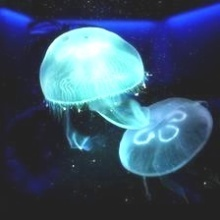
#> input picture DATA/Train_Test_Valid/Train/Moon_jellyfish/aug-10-14.jpg, 220 x 220 px; its folder holds only this picture in this run
$ jupyter execute --allow-errors EDA.ipynb   (older library calls are emulated)
#> lines starting #> are read from the running program, lines starting #| are printed output that depends on the picture
### 🎯 Cel biznesowy:
Model powinien na podstawie cech wizualnych odkrywać naturalne struktury w danych i utworzyć grupy (np. odpowiadające gatunkowm meduz)
- barrel_jellyfish
- blue_jellyfish
- compass_jellyfish
- lions_mane_jellyfish
- mauve_stinger_jellyfish
- Moon_jellyfish

Celem jest wykrywanie niekoniecznie wykrywanie gatunków meduz ale znaleznienie wspólnych cech na podstawie klasteryzacji.

[cell 1]
import os
from PIL import Image
import matplotlib.pyplot as plt

# Ścieżka do głównego folderu
DATA_DIR = 'DATA/Train_Test_Valid'

# Lista folderów = etykiety gatunków w folderach Train, Test i Valid
split_folders = ['Train', 'Test', 'Valid']

def show_sample_images():
    print("\nWyświetlanie przykładowych obrazków z każdego gatunku meduzy...")

    plt.figure(figsize=(15, 10))

    # Iteracja po trzech folderach: Train, Test, Valid
    for split in split_folders:
        split_dir = os.path.join(DATA_DIR, split)

        # Iteracja po gatunkach w każdym folderze
        species_folders = [d for d in os.listdir(split_dir) if os.path.isdir(os.path.join(split_dir, d))]

        for i, species in enumerate(species_folders):
            species_dir = os.path.join(split_dir, species)
            sample_file = os.listdir(species_dir)[0]  # Wybieramy pierwszy plik z folderu
            img = Image.open(os.path.join(species_dir, sample_file))
#> img is the input picture: PIL image 220x220 RGB; mean R, G, B 61.1, 83.9, 106.4

            # Wyświetlamy obrazek
            plt.subplot(3, len(species_folders), i + 1 + (split_folders.index(split) * len(species_folders)))
            plt.imshow(img)
            plt.title(f"{split} - {species}")
            plt.axis('off')  # Wyłącza osie wykresu
#> pass 2 of the loop in show_sample_images, `for split in split_folders:`:

    plt.tight_layout()
    plt.show()

# Wywołanie funkcji
#> (the rest of this cell did not finish here and is left out)

[cell 2]
# Liczenie łącznej liczby zdjęć w każdym zbiorze - bez podzialu na klasy
# Liczenie łącznej liczby zdjęć w każdym zbiorze
# Ścieżka główna do folderu DATA
import glob
data_path = 'DATA\\'

# Stworzenie listy dla zbiorów Train, Test, Valid
train_path = os.path.join(data_path, 'Train_Test_Valid', 'Train')
test_path = os.path.join(data_path, 'Train_Test_Valid', 'test')
valid_path = os.path.join(data_path, 'Train_Test_Valid', 'valid')

# Lista klas (typów meduz)
classes = ['barrel_jellyfish', 'blue_jellyfish', 'compass_jellyfish',
           'lions_mane_jellyfish', 'mauve_stinger_jellyfish', 'Moon_jellyfish']

# Przygotowanie listy plików dla każdej klasy i zbioru (Train, Test, Valid)
train_files = {cls: glob.glob(os.path.join(train_path, cls, '*.jpg')) for cls in classes}
test_files = {cls: glob.glob(os.path.join(test_path, cls, '*.jpg')) for cls in classes}
valid_files = {cls: glob.glob(os.path.join(valid_path, cls, '*.jpg')) for cls in classes}

def total_images_in_dataset(files_dict):
    return sum(len(paths) for paths in files_dict.values())

train_total = total_images_in_dataset(train_files)
test_total = total_images_in_dataset(test_files)
valid_total = total_images_in_dataset(valid_files)
total_all = train_total + test_total + valid_total

print("Łączna liczba zdjęć w zbiorze treningowym:", train_total)
print("Łączna liczba zdjęć w zbiorze testowym:", test_total)
print("Łączna liczba zdjęć w zbiorze walidacyjnym:", valid_total)

total_all = train_total + test_total + valid_total

import pandas as pd
import matplotlib.pyplot as plt
import seaborn as sns

df = pd.DataFrame({
    'Zbiór': ['Train', 'Test', 'Validation'],
    'Liczba obrazów': [train_total, test_total, valid_total],
})

df['% całości'] = df['Liczba obrazów'] / total_all * 100

plt.figure(figsize=(8, 6))
sns.barplot(data=df, x='Zbiór', y='Liczba obrazów', hue='Zbiór', palette='pastel', legend=False)

for i, row in df.iterrows():
    plt.text(i, row['Liczba obrazów'] + total_all * 0.01,
             f"{row['Liczba obrazów']} ({row['% całości']:.1f}%)",
             ha='center', va='bottom', fontsize=10)

plt.title('Łączna liczba obrazów i ich procentowy udział w zbiorach danych')
plt.tight_layout()
plt.show()

### Histogramy kolorów (RGB)

[cell 3]
#Histogram RGB

import os
import cv2
import numpy as np
import matplotlib.pyplot as plt
import glob

# Ścieżka do katalogów treningowego, testowego i walidacyjnego
train_path = 'DATA/Train_Test_Valid/Train'
test_path = 'DATA/Train_Test_Valid/Test'
valid_path = 'DATA/Train_Test_Valid/Valid'

# Zbieramy wszystkie pliki .jpg w podkatalogach dla wszystkich trzech zbiorów
image_paths = glob.glob(os.path.join(train_path, '**', '*.jpg'), recursive=True) + \
              glob.glob(os.path.join(test_path, '**', '*.jpg'), recursive=True) + \
              glob.glob(os.path.join(valid_path, '**', '*.jpg'), recursive=True)

# Inicjalizacja pustych list na kanały RGB
all_r = []
all_g = []
all_b = []

# Przechodzimy przez wszystkie obrazy i zbieramy dane RGB
for image_path in image_paths:
    image = cv2.imread(image_path)
    if image is None:
        print(f"Nie można załadować obrazu: {image_path}")
        continue
    image = cv2.cvtColor(image, cv2.COLOR_BGR2RGB)
    r, g, b = cv2.split(image)
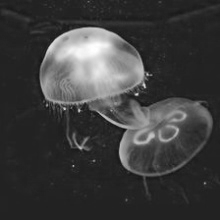
#> r: shape (220, 220); min 11, max 255, mean 61.1
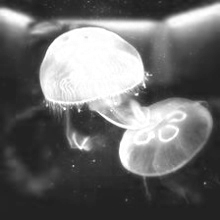
#> b: shape (220, 220); min 28, max 255, mean 106.4
    all_r.append(r.ravel())
    all_g.append(g.ravel())
    all_b.append(b.ravel())
#> pass 2 of the loop `for image_path in image_paths:`:
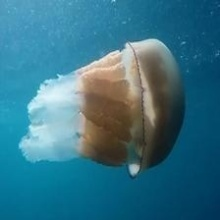
#> input picture DATA/Train_Test_Valid/Train/barrel_jellyfish/aug-16-21.jpg, 220 x 220 px
#> image is the input picture: shape (220, 220, 3); mean B, G, R 134.5, 114.9, 53.7
#> `r, g, b = cv2.split(image)`:
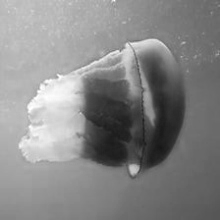
#> b: shape (220, 220); min 22, max 255, mean 134.5

# Łączymy wszystkie wartości w jeden wektor na każdy kanał
all_r = np.concatenate(all_r)
all_g = np.concatenate(all_g)
all_b = np.concatenate(all_b)

# Tworzymy wykres histogramu
plt.figure(figsize=(10, 6))
plt.hist(all_r, bins=256, color='red', alpha=0.5, label='Red')
plt.hist(all_g, bins=256, color='green', alpha=0.5, label='Green')
plt.hist(all_b, bins=256, color='blue', alpha=0.5, label='Blue')
plt.title('Ogólny histogram RGB dla całego zbioru')
plt.xlabel('Wartość piksela')
plt.ylabel('Częstość')
plt.legend()
plt.tight_layout()
plt.show()
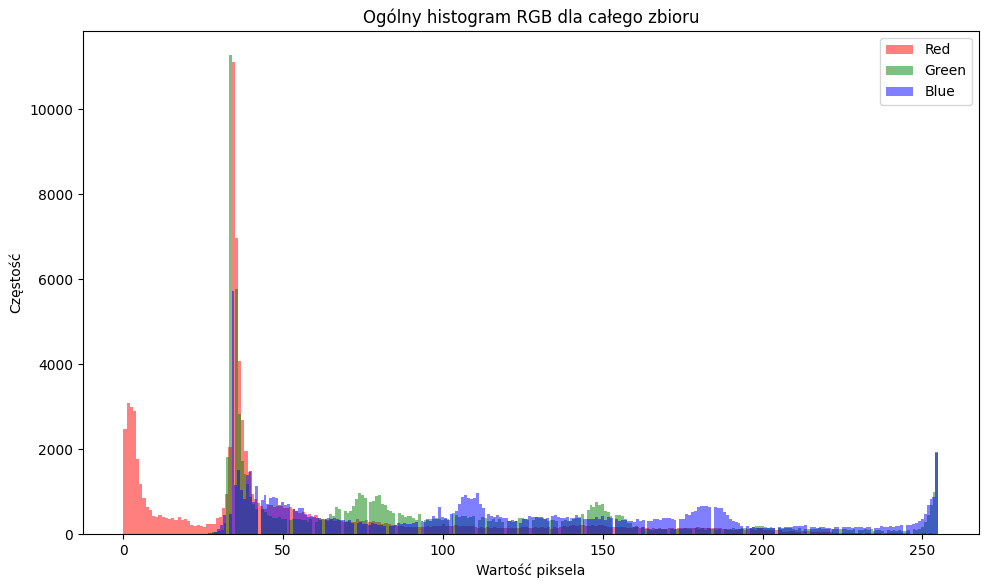
#> figure drawn by matplotlib, 1 panel; tallest bar 11113 high, from x = 33.87 to 34.86; tallest bar 11287 high, from x = 33.16 to 34.05; tallest bar 5728 high, from x = 33.83 to 34.74

[cell 4]
#Hisgramy RGB z podziałem na klasy (żeby zobaczyć czy są jakieś widoczne róznice)

# Ścieżki do katalogów treningowego, testowego i walidacyjnego
train_path = 'DATA/Train_Test_Valid/Train'
test_path = 'DATA/Train_Test_Valid/Test'
valid_path = 'DATA/Train_Test_Valid/Valid'

# Lista klas (folderów) we wszystkich trzech zbiorach
def get_classes(path):
    return [cls for cls in os.listdir(path) if os.path.isdir(os.path.join(path, cls))]

# Funkcja: rysuj histogram RGB dla jednego obrazu
def plot_rgb_histogram(image_path, class_name):
    image = cv2.imread(image_path)
    if image is None:
        print(f"Nie można załadować obrazu: {image_path}")
        return
    image = cv2.cvtColor(image, cv2.COLOR_BGR2RGB)
    r, g, b = cv2.split(image)

    plt.figure(figsize=(8, 5))
    plt.hist(r.ravel(), bins=256, color='red', alpha=0.5, label='Red')
    plt.hist(g.ravel(), bins=256, color='green', alpha=0.5, label='Green')
    plt.hist(b.ravel(), bins=256, color='blue', alpha=0.5, label='Blue')
    plt.title(f'Histogram RGB – {class_name}')
    plt.xlabel('Wartość piksela')
    plt.ylabel('Częstość')
    plt.legend()
    plt.tight_layout()
    plt.show()

# Zbieramy klasy z każdego zbioru
train_classes = get_classes(train_path)
#> (the rest of this cell did not finish here and is left out)

valid_classes = get_classes(valid_path)

# Upewniamy się, że klasy są wspólne dla wszystkich zbiorów
common_classes = list(set(train_classes) & set(test_classes) & set(valid_classes))

# Przechodzimy przez wszystkie wspólne klasy
for class_name in common_classes:
    # Zbieramy ścieżki obrazów dla każdej klasy we wszystkich trzech zbiorach
    class_folders = [
        os.path.join(train_path, class_name),
        os.path.join(test_path, class_name),
        os.path.join(valid_path, class_name)
    ]

    image_paths = []
    for class_folder in class_folders:
        image_paths.extend(glob.glob(os.path.join(class_folder, '*.jpg')))

    if not image_paths:
        print(f"Brak obrazów dla klasy {class_name}")
        continue

    # Wybieramy pierwszy obraz z każdej klasy do analizy
    sample_image_path = image_paths[0]
    print(f"Tworzenie histogramu dla klasy: {class_name}")
    plot_rgb_histogram(sample_image_path, class_name)

[cell 5]
from pathlib import Path
base_dir = Path("DATA/Train_Test_Valid")
backup_dir = Path("DATA/Backup")  #tylko dla jednego wykresu

[cell 6]
#Podstawowe metryki obrazów meduz z podziałem na klasy (znów żeby zobaczyć czy są jakieś widoczne różnice)
import os
from pathlib import Path
from collections import defaultdict
from tqdm import tqdm

# Nowa ścieżka bazowa
base_path = Path("DATA/Backup")

# Wyszukanie wszystkich folderów gatunków w Train, Test i Valid
#> (the rest of this cell did not finish here and is left out)

[cell 7]
#Podstawowe statystyki calego zbioru
import os
import cv2
import numpy as np
import pandas as pd
import seaborn as sns
import matplotlib.pyplot as plt
from tqdm import tqdm
import glob

# Ścieżki do folderów
train_path = 'DATA/Backup/Train'
test_path = 'DATA/Backup/Test'
valid_path = 'DATA/Backup/Valid'

# Zbieramy wszystkie pliki .jpg w podkatalogach dla wszystkich trzech zbiorów
image_paths = glob.glob(os.path.join(train_path, '**', '*.jpg'), recursive=True) + \
              glob.glob(os.path.join(test_path, '**', '*.jpg'), recursive=True) + \
              glob.glob(os.path.join(valid_path, '**', '*.jpg'), recursive=True)

# Inicjalizacja
widths, heights, aspect_ratios, brightness_vals, unique_colors, blur_vals = [], [], [], [], [], []
hue_hist_total = np.zeros((180, 1))
avg_image = None
count = 0

# Przetwarzanie obrazów
for path in tqdm(image_paths, desc="Przetwarzanie obrazów"):
    img = cv2.imread(str(path))
    if img is None:
        print(f"Nie można wczytać obrazu: {path}")
        continue

    img = cv2.cvtColor(img, cv2.COLOR_BGR2RGB)
    h, w = img.shape[:2]
#> h = 220; w = 220
    widths.append(w)
    heights.append(h)
    aspect_ratios.append(w / h)
    brightness_vals.append(np.mean(cv2.cvtColor(img, cv2.COLOR_RGB2GRAY)))

    # Histogram Hue
    hsv = cv2.cvtColor(img, cv2.COLOR_RGB2HSV)
#> hsv: shape (220, 220, 3); mean H, S, V 92.8, 85.3, 106.5
    hue_hist_total += cv2.calcHist([hsv], [0], None, [180], [0, 180])
#> hue_hist_total = 180 values, max 6744 at index 0, min 0 at index 1, mean 268.9

    # Średni obraz (przeskalowany)
    img_resized = cv2.resize(img, (100, 100))
    if avg_image is None:
        avg_image = np.zeros_like(img_resized, dtype=np.float64)
    avg_image += img_resized / len(image_paths)
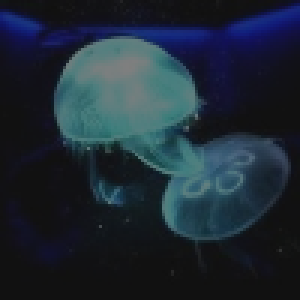
#> avg_image: shape (100, 100, 3) float64 (shown 3 times larger); mean R, G, B 30.5, 41.9, 53.1

    # Unikalne kolory
    unique_colors.append(len(np.unique(img_resized.reshape(-1, 3), axis=0)))

    # Rozmazanie
    gray = cv2.cvtColor(img_resized, cv2.COLOR_RGB2GRAY)
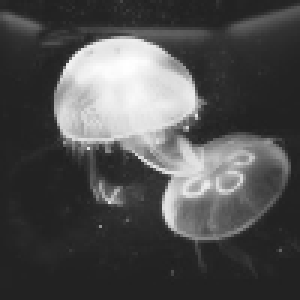
#> gray: shape (100, 100) (shown 3 times larger); min 31, max 255, mean 79.6
    blur_vals.append(cv2.Laplacian(gray, cv2.CV_64F).var())
#> pass 2 of the loop `for path in tqdm(image_paths, desc="Przetwarzanie obrazów"):`:
#> hsv: shape (220, 220, 3); mean H, S, V 83.6, 175.2, 140.8
#> `hue_hist_total += cv2.calcHist([hsv], [0], None, [180], [0, 180])`: hue_hist_total = 180 values, max 11322 at index 99, min 0 at index 1, mean 537.8
#> `gray = cv2.cvtColor(img_resized, cv2.COLOR_RGB2GRAY)`:
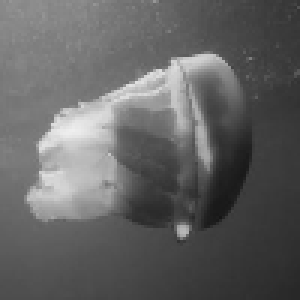
#> gray: shape (100, 100) (shown 3 times larger); min 21, max 239, mean 98.7

# Przekształć średni obraz
avg_image = avg_image.astype(np.uint8)
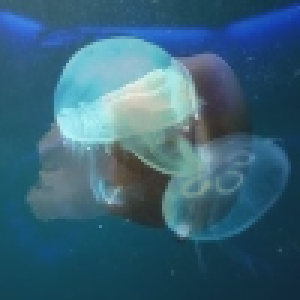
#> avg_image: shape (100, 100, 3) (shown 3 times larger); mean R, G, B 57.1, 99.1, 120.1
hue_hist_total /= len(image_paths)
#> hue_hist_total = 180 values, max 5661 at index 99, min 0 at index 1, mean 268.9

# Tworzymy ramkę danych i statystyki
df = pd.DataFrame({
    'width': widths,
    'height': heights,
    'aspect_ratio': aspect_ratios,
    'brightness': brightness_vals,
    'unique_colors': unique_colors,
    'blur': blur_vals
})
#> df = table of 2 rows and 6 columns

# Statystyki zbioru
print("Statystyki zbioru (bez podziału na klasy):")
display(df.describe())

# Wykresy
sns.set(style="whitegrid")
fig, axes = plt.subplots(3, 2, figsize=(15, 15))  # Zwiększono przestrzeń i zmieniono układ

# Histogramy danych
sns.histplot(df['brightness'], kde=True, ax=axes[0, 0], color='gray').set_title('Histogram jasności')
sns.histplot(df['width'], kde=True, ax=axes[0, 1], color='skyblue').set_title('Histogram szerokości')
sns.histplot(df['height'], kde=True, ax=axes[1, 0], color='salmon').set_title('Histogram wysokości')
sns.histplot(df['aspect_ratio'], kde=True, ax=axes[1, 1], color='orange').set_title('Histogram proporcji')
sns.histplot(df['unique_colors'], kde=True, ax=axes[2, 0], color='green').set_title('Histogram unikalnych kolorów')
sns.histplot(df['blur'], kde=True, ax=axes[2, 1], color='purple').set_title('Histogram rozmazania (Laplasjan)')

plt.tight_layout()
plt.show()
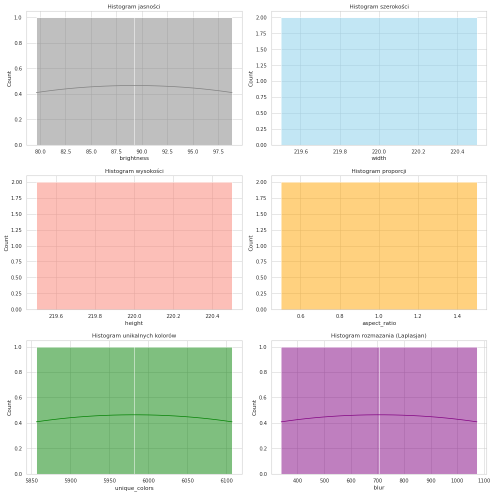
#> figure drawn by matplotlib, 6 panels; panel 1: curve peaks at x = 89.18, y = 0.466; panel 5: curve peaks at x = 5980.9, y = 0.466; panel 6: curve peaks at x = 703.7, y = 0.466

# Średni obraz
plt.figure(figsize=(5, 5))
plt.imshow(avg_image)
plt.title("Średni obraz zbioru")
plt.axis('off')
plt.show()

# Histogram Hue
plt.figure(figsize=(10, 5))
plt.plot(hue_hist_total, color='magenta')
plt.title("Znormalizowany histogram barwy (Hue) – zbiór wszystkich obrazów")
plt.xlabel("Hue (0–180)")
plt.ylabel("Częstość")
plt.grid(True)
plt.tight_layout()
plt.show()
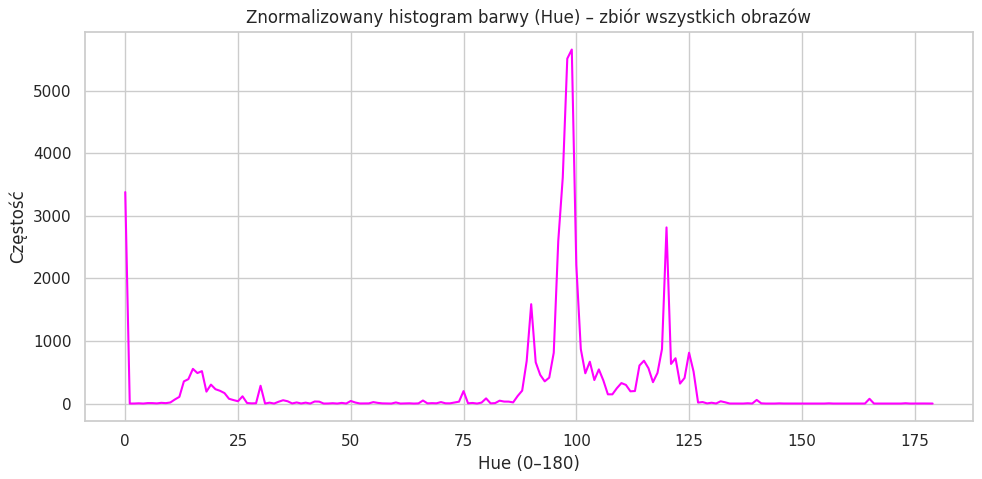
#> figure drawn by matplotlib, 1 panel; curve peaks at x = 99, y = 5661
#> `gray_img = cv2.cvtColor(img, cv2.COLOR_BGR2GRAY)`:
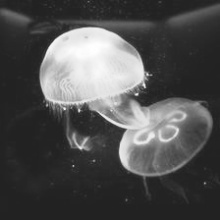
#> gray_img: shape (220, 220); min 31, max 255, mean 79.6
#> `mean_brightness = np.mean(gray_img)`: mean_brightness = 79.62
#> pass 2 of the loop `for base_dir in base_dirs:`:

#wszystkie zdjecia są kwadratowe (aspect ratio), niektóre mają rozmiar 179x179 inne 224x224 więc zmienimy je do jednej wartosci podczas inżynierii cech

### Do wykrywania anomalii weżmiemy pod uwagę tylko 3 najważniejsze cechy, które są zmienne, ponieważ:
- width i height:
width i height mają bardzo małą wariancję, ponieważ obrazy zostały przeskalowane do podobnych rozmiarów (wszystkie są kwadratowe, co potwierdza aspect_ratio). Te cechy nie są użyteczne do wykrywania anomalii.
- aspect_ratio:
Proporcje są zawsze równe 1.0 (wszystkie obrazy są kwadratowe), a odchylenie standardowe wynosi 0.
aspect_ratio jest całkowicie niezmienny i nie nadaje się do wykrywania anomalii.
## Zatem interesują nas:
- brightness:
- unique_colors:
- blur

[cell 8]
#Wykrywanie anomalii - Isolation Forest + Z-score
from sklearn.ensemble import IsolationForest
from scipy.stats import zscore

# 🧮 Oblicz unique_colors jeśli nie istnieje
#> (the rest of this cell did not finish here and is left out)

[cell 9]
#Weryfikacja poprawnosci zdjęć - sprawdzenie rozmiaru, wczytania, wymiarów, liczby kanałów, wartości pikseli, rozmiaru pliku w stosunku do wymiarów

from pathlib import Path
import cv2
import numpy as np
import pandas as pd
from tqdm import tqdm

# 📊 Ustawienia wyświetlania Pandas
pd.set_option('display.max_rows', None)
pd.set_option('display.max_columns', None)
pd.set_option('display.width', None)
pd.set_option('display.max_colwidth', None)

# 📋 Lista problematycznych plików
problematic_files = []

# 📂 Foldery zbiorów
base_dirs = ["DATA/Train_Test_Valid/Train", "DATA/Train_Test_Valid/Valid", "DATA/Train_Test_Valid/Test"]

# 🔁 Iteracja przez wszystkie podkatalogi datasetu
#> (the rest of this cell did not finish here and is left out)

[cell 10]
import cv2
import numpy as np
import matplotlib.pyplot as plt
import seaborn as sns
from sklearn.decomposition import PCA
from sklearn.preprocessing import StandardScaler
from pathlib import Path

# Ścieżka do folderu z obrazami meduz
input_base = Path("DATA/Train_Test_Valid")
image_paths = list(input_base.rglob("*.jpg"))

# Wczytywanie obrazów jako dane
images = []
for img_path in image_paths:
    img = cv2.imread(str(img_path))
    if img is not None:
        img_resized = cv2.resize(img, (224, 224))  # Zmiana rozmiaru do 224x224
#> img_resized: shape (224, 224, 3)
        images.append(img_resized)
#> pass 2 of the loop `for img_path in image_paths:`:

# Konwersja do tablicy numpy
X = np.array(images)

# Reshape, by stworzyć macierz (liczba_obrazów, liczba_cech)
# Każdy obraz jest teraz wektorem o długości 224*224*3
X_reshaped = X.reshape(len(X), -1)

# Normalizacja danych
scaler = StandardScaler()
X_scaled = scaler.fit_transform(X_reshaped)

# PCA: Redukcja do 2 głównych składowych
pca = PCA(n_components=2)
X_pca = pca.fit_transform(X_scaled)
#> X_pca = [[-387.4, -5.31e-10], [387.4, -5.31e-10]]

# Przykładowe etykiety klas (zakładając, że masz etykiety klas w zmiennej 'y')
# W tym przypadku zakłada się, że masz etykiety w postaci np. [0, 1, 2] dla różnych typów meduz
y = np.random.choice([0, 1, 2], size=len(X))  # przykładowe etykiety klas
#> y = [0, 1]

# Wizualizacja wyników PCA
plt.figure(figsize=(10, 6))
sns.scatterplot(x=X_pca[:, 0], y=X_pca[:, 1], hue=y, palette='Set2')
plt.title("PCA - Redukcja wymiarów cech meduz")
plt.xlabel("PCA 1")
plt.ylabel("PCA 2")
plt.legend(loc='best')
plt.grid(True)
plt.show()
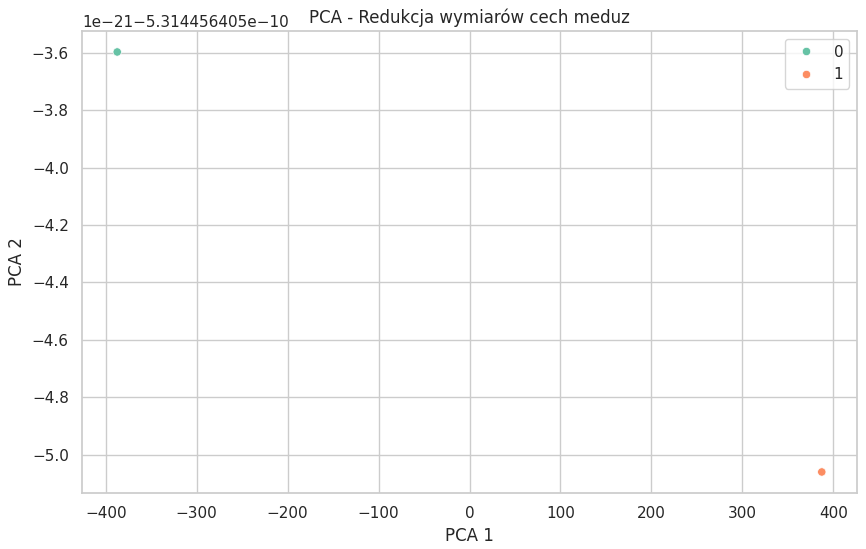
#> figure drawn by matplotlib, 1 panel
#
